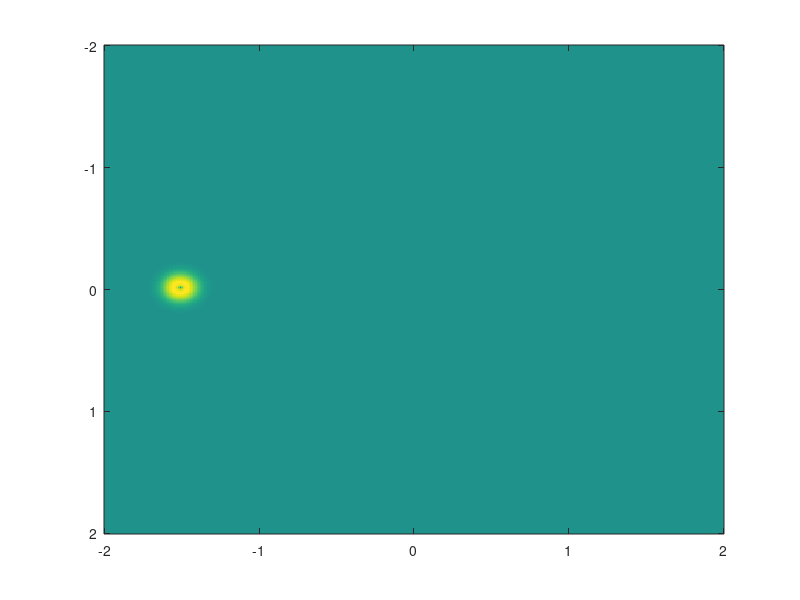

This figure's MATLAB source: (Note: this script raises an error after producing the figure.)
% Wave equation in 2D with finite differences time domain

nx = 400; ny=400; % number of internal nodes

xs = [-2,2]; ys = [-2,2];

dx = (xs(2)-xs(1))/(nx+1);
dy = (ys(2)-ys(1))/(ny+1);

gx = xs(1)+(0:nx+1)*dx ;% grid in x
gy = ys(1)+(0:ny+1)*dy ;% grid in y

% source location
isrc = nx/2; jsrc = ny/8;

% source time
t0 = 0.5; bt = 100;
%src = @(t) sin(2*pi*t);
src = @(t) -2*bt*(t-t0)*exp(-bt*(t-t0)^2)/sqrt(2*bt);

% number of time steps
nt = 2000;

% mass density
rho = 1;

% velocity
c=1;

% time interval
ts = [0,10];
dt = (ts(2)-ts(1))/nt;

% initialization (everything quiet)
p = zeros(nx+2,ny+2); % pressure
ux = zeros(nx+1,ny+2);   % x velocity
uy = zeros(nx+2,ny+1);   % y velocity

% 
fprintf('  cfl=%d\n',c*dt/dx);

t = ts(1);
tic
for i=1:nt,
 ux = ux - (dt/rho/dx)*(p(2:nx+2,:)-p(1:nx+1,:));
 uy = uy - (dt/rho/dy)*(p(:,2:ny+2)-p(:,1:ny+1));
 p(2:nx+1,2:ny+1) = p(2:nx+1,2:ny+1) ...
           - (c^2*rho*dt/dx)*(ux(2:nx+1,2:ny+1)-ux(1:nx,2:ny+1))...
	   - (c^2*rho*dt/dy)*(uy(2:nx+1,2:ny+1)-uy(2:nx+1,1:ny));
 p(1,:)=0; p(nx+2,:)=0; %initial conditions
 p(:,1)=0; p(:,ny+2)=0;% simple Dirichlet boundary conditions
 t = t + dt; % advance time
 p(isrc,jsrc) = src(t); % hard source (we set the value of the pressure field to a known value and we find the values of the radiated field)
 if (mod(i,100)==0)
 %if (0)
  imagesc(gx,gy,p); caxis(max(max(abs(p)))*[-1,1]); 
  colormap(polarmap(255))
  title(sprintf('t=%d\n',t)); axis equal; axis tight;
  pause(0.1)
 end;
end;
te=toc;
fprintf('time per iter= %f s\n',te/nt);
